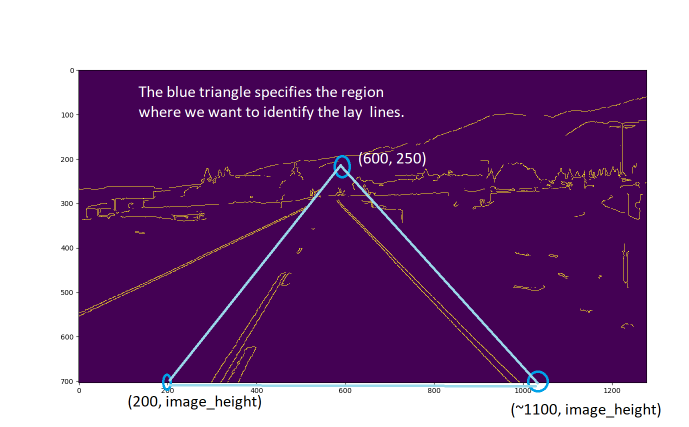
#> input picture Computer_vision/Region_of_Interest_explanation.PNG, 1377 x 853 px, given in place of test2.avi, which was not available (shown at 1/2 size)
$ python lane_videoCapture.py
#> lines starting #> are read from the running program, lines starting #| are printed output that depends on the picture; after the words box and inside, x2 and y2 are one past the last pixel; in counts of white or black regions, pixels touching at a corner belong together; long printed decimals are rounded; pictures that were not available may be replaced by others from this repository, and a replacement may not be noted
import cv2
import numpy as np
import matplotlib.pyplot as plt


def make_coordinates(image, line_coordinates):
    slope, intercept = line_coordinates
    y1 = image.shape[0]  #y-intercept

    # y = mx + b
    # y2 = line goes three fifth of the way. See lane_edge_detection_optimized_explanation.png
    y2 = int(y1 * (3/5))

    x1 = int((y1- intercept)/slope)

    x2 = int((y2- intercept)/slope)

    return np.array([x1,y1,x2,y2])

def average_slope(image, lines):
    left_lines = []
    right_lines = []

    for line in lines:
        x1, y1, x2, y2 = line.reshape(4)

        #polyfit funtion to find the slope and y intercept for each line in a form of [slope, y-intercept]
        #polyfit(x cooridinates, y cooridninates, degree)   x.shape must be equal to y.shape and degree = 1 indicates to be linear function
        parameters = np.polyfit((x1,x2), (y1,y2),1)
        slope = parameters[0]
        intercept = parameters[1]
        print(parameters)

        if slope < 0:
            left_lines.append((slope, intercept))
        else:
            right_lines.append((slope, intercept))
    #np.average to return the average slope and intercept for left lanes and right lanes respectively.
    left_average_slope_intercept = np.average(left_lines, axis=0)
    right_average_slope_intercept = np.average(right_lines, axis=0)
    print(left_average_slope_intercept, " : Average slope and intercept for left lane")
    print(right_average_slope_intercept, " : Average slope and intercept for right lane and intercept")

    left_line = make_coordinates(image, left_average_slope_intercept)
    right_line = make_coordinates(image, right_average_slope_intercept)

    return np.array([left_line, right_line])


def cannyFunction(image):
    g_image = cv2.cvtColor(image,cv2.COLOR_RGB2GRAY)

    #ksize (5,5) could be any odd number. Even number will not be accepted. The higher ksize parameters, The more blurrer the image it is
    blur_image = cv2.GaussianBlur(g_image, (5, 5), 0)

    canny_image = cv2.Canny(blur_image, 50, 150)
    return canny_image

def regionOfInterest(image):
    height = image.shape[0]

    #specifying the region where we want to isloate from the image
    triangle = np.array([
        [(200, height), (1100, height), (600, 250)]
    ])
    # [8 lines of commented-out code are left out]
    mask = np.zeros_like(image) ### important! mask//mask_image need to be set to zeros in order to blend lines_image to original image because bitwise_add() to 0 is equal to zeros
    #specify the area//polygon needs to be filled in color 255;
    # mask = image,
    # triangle = Array of polygons where each polygon is represented as an array of points.
    # colorPicker = 255
    cv2.fillPoly(mask, triangle, 255)
    mask_image = cv2.bitwise_and(image, mask)
    return mask_image


def display_lines(image, lines):
    #define a image variable in a form of 3-D array (row, column, colorPicker in heximal and fill with 0 which is black)
    lines_image = np.zeros_like(image)

    if lines is not None: #Null checked
        for line in lines:
            print("Line\'s coordinates:",  line)
            #e.g [[704 418 927 641]]
            #e.g [[767 493 807 534]]
            #each line is a 2D array containing our line coordinates in a form [[x1, y1, x2, y2]].
            #These coordinates specify the line's parameters, as well as the location of the lines with respect to the image space (in pixel resolution (xxx * yyy)
            x1, y1, x2, y2 = line.reshape(4)

            #(255,0,0) which is blue in ColorPicker in RGB format
            #1 is the thickness of the lines in the image
            cv2.line(lines_image, (x1, y1), (x2, y2), (255, 0, 0), 10)

    return lines_image


#read image by calling cv2.imread()
# load_image = cv2.imread("./Image/Image/test_image.jpg")

# #copy load_image variable over copy_image as a multi-dimensional array
# copy_image = np.copy(load_image)

# #Call cannyFuntion to proceed the image for edge detection
# canny_image = cannyFunction(copy_image)

# #Region of interest
# cropped_image = regionOfInterest(canny_image)

# #Edge detection
# #minLineLength=40  If traced edge is less than 40 pixel, the line would not be accepted.
# #maxLineGap=5  It indeicates the maximum distance in pixels between segmented lines which we will allow to be connected instead of being broken up
# #e.g  --- --  to be -----
# edge = cv2.HoughLinesP(cropped_image, 2, np.pi/180, 100, np.array([]), minLineLength=40, maxLineGap=5)

# average_lines = average_slope(copy_image, edge)

# #display_lines function draws lines on a black image which is image variable in a form of 3-D array
# lines_image = display_lines(copy_image, average_lines)


# #Display image with matplotlib.pyplot.imshow() along with x and T axis
# # plt.imshow(canny_image)
# # plt.show()


# #addWeighted(source_image_1, P1, source_image_2, p2, gamma)
# # All elements in source_image_1 will be mutiplied by P1 to decrease the pixel intensity values in image_1, which makes the image_1 a bit darker (optional).
# # All elements in source_image_2 will be mutiplied by P2 to decrease the pixel intensity values in image_1, in which makes no difference to the original source_image_2 (no need to dark the lines)
# # Lastly gamma will be added to the sum of source_image_1 and source_image_2
# combined_image = cv2.addWeighted(copy_image, 0.8, lines_image, 1, 1)

# #Display image with applying simple edge detection
# #cv2.imshow("result", combined_image)


# #cv2.imshow("result", cropped_image)
# cv2.waitKey(0)

cap = cv2.VideoCapture("test2.avi")

if(cap.isOpened() == False):
    print("error opening file")


while cap.isOpened():
    _, frame = cap.read()
#> frame is the input picture: shape (853, 1377, 3); mean B, G, R 151.4, 104.4, 143
    canny_image = cannyFunction(frame)
#> in cannyFunction, `g_image = cv2.cvtColor(image,cv2.COLOR_RGB2GRAY)`:
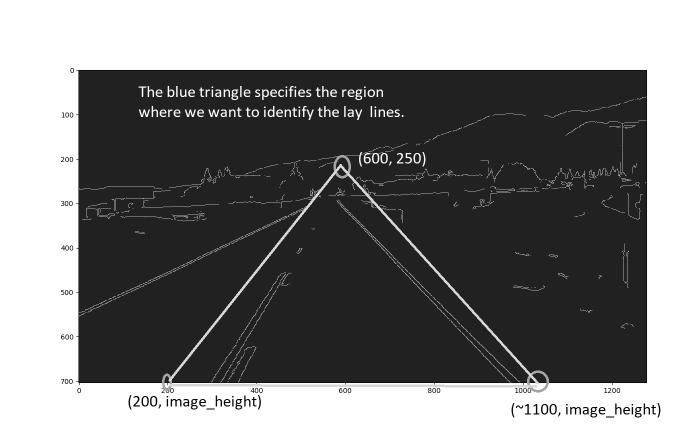
#> g_image: shape (853, 1377) (shown at 1/2 size); min 0, max 255, mean 122.6
#> in cannyFunction, `canny_image = cv2.Canny(blur_image, 50, 150)`:
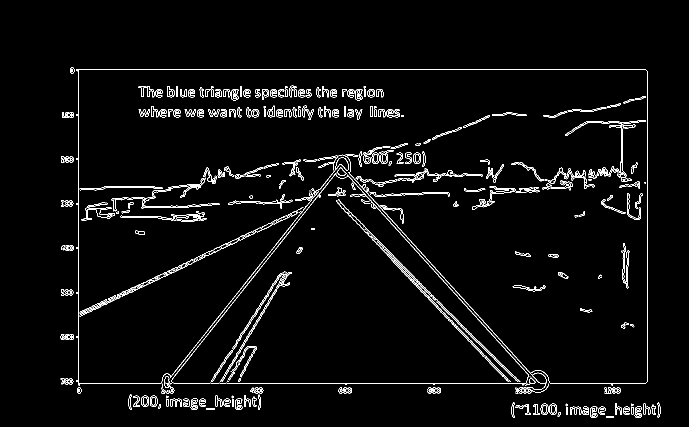
#> canny_image: shape (853, 1377) (shown at 1/2 size); 3% white in thin lines or dots, all inside (x1, y1, x2, y2) = (121, 135, 1321, 836)

    cropped_image = regionOfInterest(canny_image)
#> in regionOfInterest, `cv2.fillPoly(mask, triangle, 255)`:
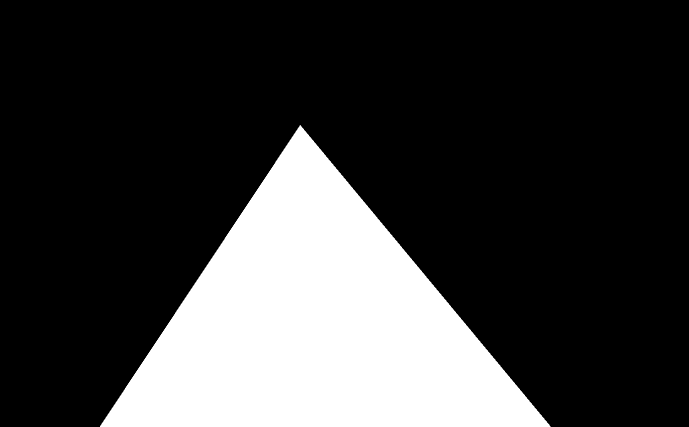
#> mask: shape (853, 1377) (shown at 1/2 size); 23.2% white; 1 white region, box (x1, y1, x2, y2) and area: (200, 250, 1101, 853) 271953
#> in regionOfInterest, `mask_image = cv2.bitwise_and(image, mask)`:
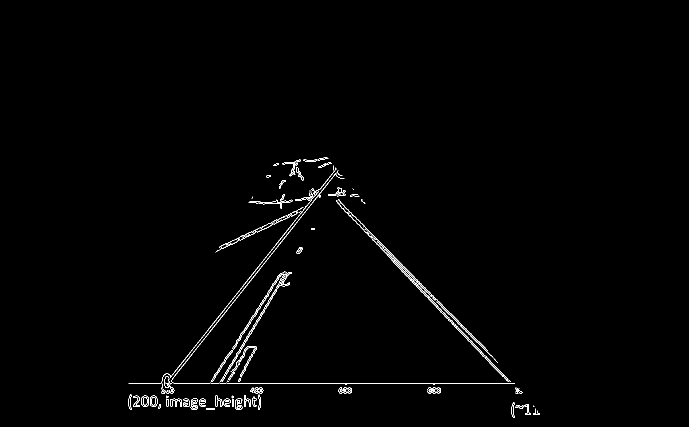
#> mask_image: shape (853, 1377) (shown at 1/2 size); 0.89% white in thin lines or dots, all inside (x1, y1, x2, y2) = (256, 315, 1079, 836)

    edge = cv2.HoughLinesP(cropped_image, 2, np.pi/180, 100, np.array([]), minLineLength=40, maxLineGap=5)
#> edge = 48 rows, first 6: [347, 766, 1029, 766], [674, 405, 782, 517], [899, 628, 954, 685], [800, 533, 884, 623], [786, 512, 975, 701], [820, 560, 991, 737]

    average_lines = average_slope(frame, edge)
#> the loop in average_slope, `for line in lines:` made 48 passes
#> (x1, y1, x2, y2, slope, intercept) on passes 1 to 12: (347, 766, 1029, 766, 9.32e-17, 766), (674, 405, 782, 517, 1.04, -294), (899, 628, 954, 685, 1.04, -303.7), (800, 533, 884, 623, 1.07, -324.1), (786, 512, 975, 701, 1, -274), (820, 560, 991, 737, 1.04, -288.8), (442, 761, 472, 711, -1.67, 1497.7), (458, 707, 506, 630, -1.6, 1441.7), (766, 494, 808, 538, 1.05, -308.5), (393, 697, 515, 542, -1.27, 1196.3), (457, 734, 505, 656, -1.63, 1476.6), (510, 542, 632, 387, -1.27, 1190)
#| [9.32320627e-17 7.66000000e+02]
#| [   1.037 -293.963]
#| [   1.036 -303.691]
#| [   1.071 -324.143]
#| [   1. -274.]
#| [   1.035 -288.772]
#| [  -1.667 1497.667]
#| [  -1.604 1441.708]
#> (further printed lines are left out)
#> after the loop in average_slope, `for line in lines:`: left_lines = 30 pairs, first value -2.23 to -2.22e-15, second value 441.7 to 1831.1; right_lines = 18 items, first 6: (9.32e-17, 766), (1.04, -294), (1.04, -303.7), (1.07, -324.1), (1, -274), (1.04, -288.8)
#> in average_slope, `left_average_slope_intercept = np.average(left_lines, axis=0)`: left_average_slope_intercept = [-1.2, 1215.7]
#> in average_slope, `right_average_slope_intercept = np.average(right_lines, axis=0)`: right_average_slope_intercept = [0.699, 62.56]
#| [-1.20344052e+00  1.21566239e+03]  : Average slope and intercept for left lane
#| [ 0.699 62.562]  : Average slope and intercept for right lane and intercept
#> in make_coordinates, `slope, intercept = line_coordinates`: slope = -1.2; intercept = 1215.7
#> in make_coordinates, `x1 = int((y1- intercept)/slope)`: x1 = 301
#> in make_coordinates, `x2 = int((y2- intercept)/slope)`: x2 = 585
#> in average_slope, `left_line = make_coordinates(image, left_average_slope_intercept)`: left_line = [301, 853, 585, 511]
#> in average_slope, `right_line = make_coordinates(image, right_average_slope_intercept)`: right_line = [1130, 853, 641, 511]
#> average_lines = [[301, 853, 585, 511], [1130, 853, 641, 511]]

    lines_image = display_lines(frame, average_lines)
#> the loop in display_lines, `for line in lines:` made 2 passes
#| Line's coordinates: [301 853 585 511]
#| Line's coordinates: [1130  853  641  511]
#> after the loop in display_lines, `for line in lines:`:
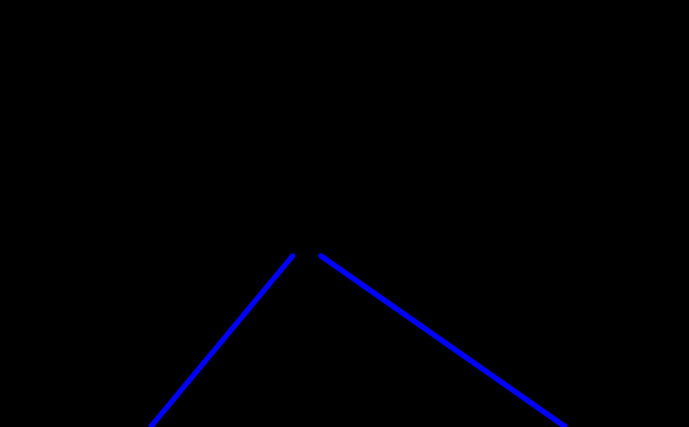
#> lines_image: shape (853, 1377, 3) (shown at 1/2 size); mean of channels 0, 1, 2 2.4, 0, 0; drawn as B, G, R

    combined_image = cv2.addWeighted(frame, 0.8, lines_image, 1, 1)
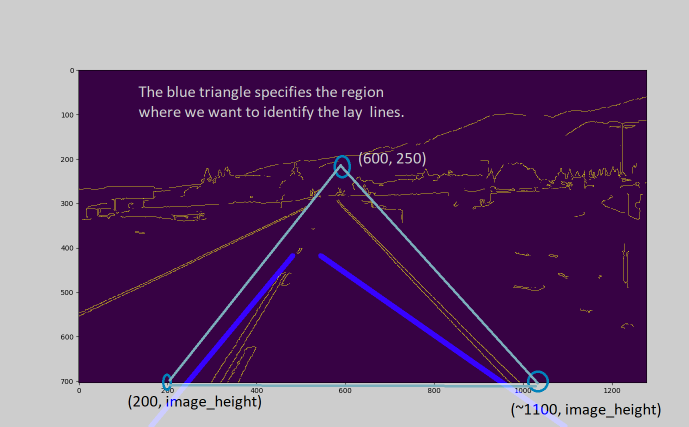
#> combined_image: shape (853, 1377, 3) (shown at 1/2 size); mean B, G, R 123.5, 84.7, 115.1

    cv2.imshow("result", combined_image)
    if cv2.waitKey(1) & 0xFF == ord('q'):
#> (key q is pressed here)
        break
cap.release()
cv2.destroyAllWindows()
